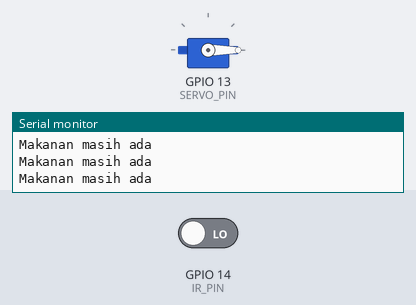
A sketch run on a simulated ESP32. Shown: servo, the last lines printed to the serial monitor. The inputs (shaded band) are chosen by the test bench; at power-on: GPIO 14 (IR_PIN) LOW.

Above: at 1.8 s.
1.9 s: GPIO 14 (IR_PIN) driven HIGH
At 2.8 s:
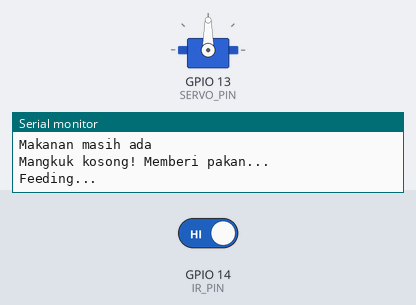
4.5 s: GPIO 14 (IR_PIN) driven LOW
At 5.3 s:
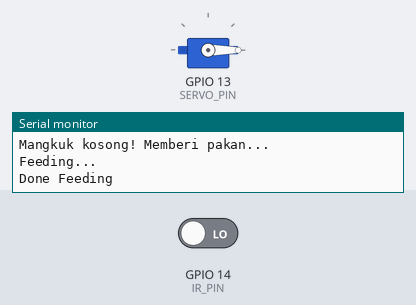
Timing chart, 0 to 7.5 s (numbered marks = the images above; inputs shaded):
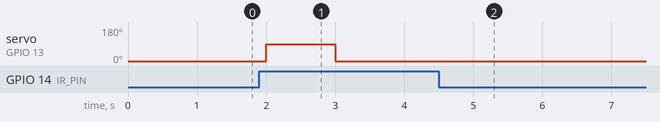

The sketch:

sketch_nov20a_nyobaPython.ino
```cpp
#include <ESP32Servo.h>

#define SERVO_PIN 13
#define IR_PIN 14

Servo getServo;

int openPos = 90;
int closePos = 0;

void setup() {
  Serial.begin(115200);

  pinMode(IR_PIN, INPUT);

  getServo.attach(SERVO_PIN);
  getServo.write(closePos);

  Serial.println("Smart Feeder Ready!");

}

void feed() {
  Serial.println("Feeding...");
  getServo.write(openPos);
  delay(1000);
  getServo.write(closePos);
  Serial.println("Done Feeding");
}

void loop() {
  int irValue = digitalRead(IR_PIN);

  if (irValue == HIGH){
    Serial.println("Mangkuk kosong! Memberi pakan...");

    feed();

    delay(2000);
  } else {
    Serial.println("Makanan masih ada");
  }

  delay(500);
}
```

Measured:
- after the input at 1.9 s, servo on GPIO 13 (SERVO_PIN): 0° → 90° after 0.10 s, → 0° 1.0 s later
- after the input at 4.5 s, servo on GPIO 13 (SERVO_PIN): stops changing and stays 0°
